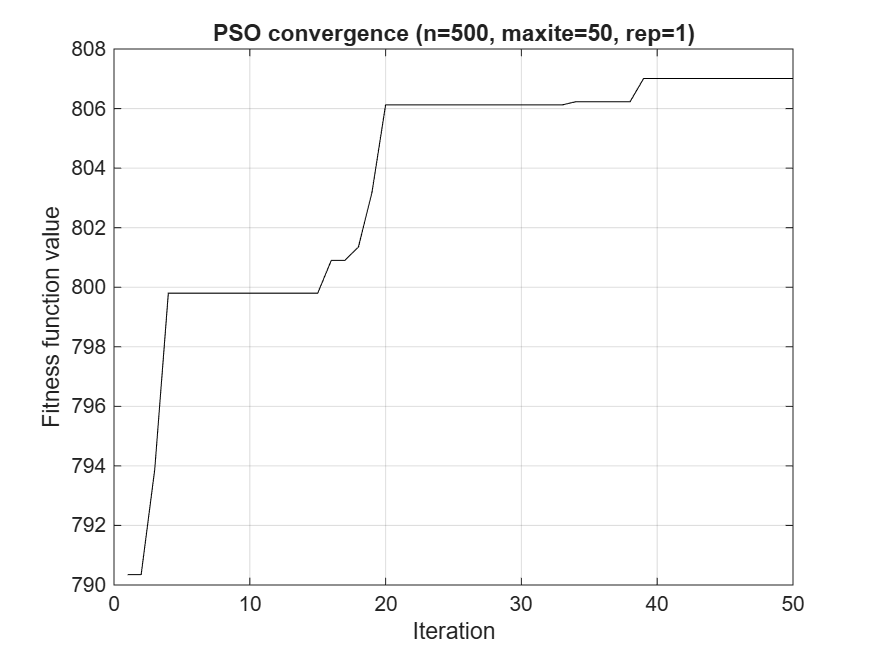
#> input picture Experiments/bpso_grid_repeats_results/convergence_n500_maxite50_rep1.png, 876 x 657 px
$ python recover_bestfun_from_convergence.py
#> lines starting #> are read from the running program, lines starting #| are printed output that depends on the picture; after the words box and inside, x2 and y2 are one past the last pixel; in counts of white or black regions, pixels touching at a corner belong together
#!/usr/bin/env python3
"""
Recover the (rough) final bestfun of old BPSO runs directly from the saved
convergence PNGs, without re-running the optimisation.

WHY THIS EXISTS
---------------
The old grid-repeat runs were produced *before* the feed-pixel bug was fixed.
In those runs the fitness stored in bpso_grid_results.csv (`bestfun`) was
re-evaluated from `gbest` WITHOUT forcing the feed pixels (6:7,1)=1, so some
rows are badly under-reported (e.g. 654 or 755 instead of ~806-808).

The convergence curve that was plotted (`ffmin`) was tracked *inside* the loop
WITH the feed override, so its LAST point is the value the optimiser actually
achieved. That curve was only ever saved as a PNG (never numerically), so this
script digitises the PNG to recover that final value.

The convergence curve is monotonic non-decreasing (best-so-far), so its final
value == its highest point == the topmost pixel of the plotted line.

HOW CALIBRATION WORKS
---------------------
MATLAB auto-scales the y-axis per figure, so we need each plot's y-limits.
They are listed in YLIM_MAP below (read off the plots once). The axis box edges
are detected automatically (outermost full-width lines) and mapped linearly to
[ymin, ymax]; the curve's highest pixel is then converted to a fitness value.

DEPENDENCIES: numpy + Pillow only (no OCR, no pandas).
USAGE:        python3 recover_bestfun_from_convergence.py
OUTPUT:       recovered_bestfun.csv written inside each results folder,
              plus a stored-vs-recovered comparison printed to the console.
"""

import os
import re
import csv
import glob
import zipfile
import xml.etree.ElementTree as ET

import numpy as np
from PIL import Image

# ---------------------------------------------------------------------------
# Per-plot y-axis limits (ymin, ymax), keyed by PNG file name.
# Read directly off each convergence figure. If you add new plots, add their
# limits here; any plot missing from this map is skipped with a warning.
# ---------------------------------------------------------------------------
YLIM_MAP = {
    # bpso_grid_repeats_results (n=500, maxite=50)
    "convergence_n500_maxite50_rep1.png":  (790, 808),
    "convergence_n500_maxite50_rep2.png":  (786, 806),
    "convergence_n500_maxite50_rep3.png":  (770, 810),
    "convergence_n500_maxite50_rep4.png":  (790, 808),
    "convergence_n500_maxite50_rep5.png":  (798, 808),
    "convergence_n500_maxite50_rep6.png":  (785, 810),
    "convergence_n500_maxite50_rep7.png":  (799, 808),
    "convergence_n500_maxite50_rep8.png":  (788, 808),
    "convergence_n500_maxite50_rep9.png":  (792, 808),
    "convergence_n500_maxite50_rep10.png": (792, 804),
    # bpso_grid_repeats_large_results
    "convergence_n1000_maxite100_rep1.png": (792, 810),
    "convergence_n1000_maxite100_rep2.png": (796, 810),
    "convergence_n1000_maxite100_rep3.png": (785, 810),
    "convergence_n2000_maxite50_rep1.png":  (798, 810),
    "convergence_n2000_maxite50_rep2.png":  (792, 810),
    "convergence_n2000_maxite50_rep3.png":  (794, 808),
    # warm-start-experiment/bpso_grid_repeats_good_results (n=1000, maxite=50)
    "convergence_n1000_maxite50_rep1.png":  (792, 808),
    "convergence_n1000_maxite50_rep2.png":  (797, 807),
    "convergence_n1000_maxite50_rep3.png":  (785, 810),
    "convergence_n1000_maxite50_rep4.png":  (780, 810),
    "convergence_n1000_maxite50_rep5.png":  (785, 810),
    "convergence_n1000_maxite50_rep6.png":  (785, 810),
    "convergence_n1000_maxite50_rep7.png":  (800, 808),
    "convergence_n1000_maxite50_rep8.png":  (796, 808),
    "convergence_n1000_maxite50_rep9.png":  (794, 808),
    "convergence_n1000_maxite50_rep10.png": (794, 808),
}

# Results folders to process (relative to this script). Each entry is
# (folder_path, stored_results_filename); the stored file may be a plain CSV or
# an xlsx-with-.csv-extension and is used only for the stored-vs-recovered
# comparison (set to None if there is no stored file).
FOLDERS = [
    ("bpso_grid_repeats_results", "bpso_grid_results.csv"),
    ("bpso_grid_repeats_large_results", "bpso_grid_results.csv"),
    ("warm-start-experiment/bpso_grid_repeats_good_results", "bpso_grid_results_1000.csv"),
]

# Flag a stored value as "likely corrupted by the feed-pixel bug" if it differs
# from the recovered value by more than this many fitness points.
CORRUPTION_TOL = 1.0


def _cluster(positions, gap=4):
    """Group nearby pixel indices and return the mean of each group."""
    if not positions:
        return []
    positions = sorted(positions)
    groups, current = [], [positions[0]]
    for p in positions[1:]:
        if p - current[-1] <= gap:
            current.append(p)
        else:
            groups.append(float(np.mean(current)))
            current = [p]
    groups.append(float(np.mean(current)))
    return groups


def recover_final_bestfun(png_path, ymin, ymax):
    """Digitise the final (highest) point of a monotonic convergence curve.

    Returns (value, diagnostics_dict).
    """
    img = np.asarray(Image.open(png_path).convert("RGB"))
    H, W, _ = img.shape
    r = img[..., 0].astype(int)
    g = img[..., 1].astype(int)
    b = img[..., 2].astype(int)
    bright = (r + g + b) / 3.0

    # Axis box + gridlines are near-gray, full-span lines. Outermost horizontal
    # ones = top/bottom axis edges; outermost vertical ones = left/right edges.
    grayish = (bright < 232) & (abs(r - g) < 18) & (abs(g - b) < 18)
    h_lines = _cluster(list(np.where(grayish.sum(1) > 0.6 * W)[0]))
    v_lines = _cluster(list(np.where(grayish.sum(0) > 0.6 * H)[0]))
    if len(h_lines) < 2 or len(v_lines) < 2:
        raise RuntimeError(f"could not detect axis box in {os.path.basename(png_path)}")
    top, bot = h_lines[0], h_lines[-1]
    left, right = v_lines[0], v_lines[-1]

    # The plotted curve ('-k') is a thin dark line (darker than the gray grid,
    # lighter-cored than the very dark axis-tick corners). Restrict to the plot
    # interior and drop a few px near the right edge (tick/gridline artifacts).
    curve = bright < 140
    L = int(round(left)) + 3
    R = int(round(right)) - 8
    T = int(round(top)) + 3
    B = int(round(bot)) - 3
    mask = np.zeros_like(curve)
    mask[T:B, L:R] = True
    curve &= mask

    # Look only in the rightmost 15% of the plot (the converged plateau) and
    # take the highest pixel there = final best-so-far value.
    x_right = int(R - 0.15 * (R - L))
    region = curve.copy()
    region[:, :x_right] = False
    ys = np.where(region.any(1))[0]
    if ys.size == 0:  # fallback: use whole interior
        ys = np.where(curve.any(1))[0]
        if ys.size == 0:
            raise RuntimeError(f"could not detect curve in {os.path.basename(png_path)}")
    y_final = ys.min()

    value = ymax - (y_final - top) / (bot - top) * (ymax - ymin)
    diag = dict(top=round(top, 1), bot=round(bot, 1), left=round(left, 1),
                right=round(right, 1), y_final=int(y_final))
    return float(value), diag


def parse_run(fname):
    """Extract (n, maxite, repeat_id) from convergence_nXXX_maxiteYY_repZZ.png."""
    m = re.search(r"n(\d+)_maxite(\d+)_rep(\d+)", fname)
    if not m:
        return None, None, None
    return int(m.group(1)), int(m.group(2)), int(m.group(3))


def _read_xlsx(path):
    """Minimal, dependency-free reader for an xlsx file (first worksheet)."""
    ns = "{http://schemas.openxmlformats.org/spreadsheetml/2006/main}"
    z = zipfile.ZipFile(path)
    shared = []
    if "xl/sharedStrings.xml" in z.namelist():
        root = ET.fromstring(z.read("xl/sharedStrings.xml"))
        for si in root.findall(f"{ns}si"):
            shared.append("".join(t.text or "" for t in si.iter(f"{ns}t")))
    sheet = sorted(n for n in z.namelist()
                   if re.match(r"xl/worksheets/sheet\d+\.xml", n))[0]
    root = ET.fromstring(z.read(sheet))
    rows = []
    for row in root.iter(f"{ns}row"):
        vals = []
        for c in row.findall(f"{ns}c"):
            v = c.find(f"{ns}v")
            x = "" if v is None else v.text
            if c.get("t") == "s":
                x = shared[int(x)]
            vals.append(x)
        rows.append(vals)
    return rows


def load_stored_bestfun(path):
    """Return {(n, maxite, repeat_id): stored_bestfun} from a CSV or xlsx file."""
    if not os.path.isfile(path):
        return {}
    with open(path, "rb") as fh:
        is_xlsx = fh.read(2) == b"PK"
    if is_xlsx:
        rows = _read_xlsx(path)
    else:
        with open(path, newline="") as fh:
            rows = list(csv.reader(fh))
    if not rows:
        return {}
    header = [h.strip() for h in rows[0]]
    idx = {name: header.index(name) for name in header}
    out = {}
    for row in rows[1:]:
        if not row or len(row) < len(header):
            continue
        try:
            key = (int(float(row[idx["n"]])),
                   int(float(row[idx["maxite"]])),
                   int(float(row[idx["repeat_id"]])))
            out[key] = float(row[idx["bestfun"]])
        except (ValueError, KeyError):
            continue
    return out


def process_folder(base_dir, folder, stored_name):
    folder_path = os.path.join(base_dir, folder)
    if not os.path.isdir(folder_path):
        print(f"[skip] folder not found: {folder_path}")
        return

    pngs = sorted(glob.glob(os.path.join(folder_path, "convergence_*.png")))
    if not pngs:
        print(f"[skip] no convergence PNGs in {folder}")
        return

    stored = {} if not stored_name else \
        load_stored_bestfun(os.path.join(folder_path, stored_name))

    print(f"\n=== {folder} ===")
    header = f"{'file':<38}{'n':>6}{'maxite':>8}{'rep':>5}" \
             f"{'stored':>11}{'recovered':>11}{'delta':>9}  flag"
    print(header)
    print("-" * len(header))

    out_rows = []
    for png in pngs:
        fname = os.path.basename(png)
        if fname not in YLIM_MAP:
            print(f"{fname:<38}  [no YLIM entry - add (ymin,ymax) to YLIM_MAP to include]")
            continue
        ymin, ymax = YLIM_MAP[fname]
        try:
            value, _ = recover_final_bestfun(png, ymin, ymax)
        except RuntimeError as err:
            print(f"{fname:<38}  [ERROR] {err}")
            continue

        n, maxite, rep = parse_run(fname)
        stored_val = stored.get((n, maxite, rep))
        if stored_val is None:
            delta_str, flag, stored_str = "", "", ""
        else:
            delta = stored_val - value
            delta_str = f"{delta:+.2f}"
            stored_str = f"{stored_val:.2f}"
            flag = "CORRUPTED" if abs(delta) > CORRUPTION_TOL else "ok"

        print(f"{fname:<38}{str(n):>6}{str(maxite):>8}{str(rep):>5}"
              f"{stored_str:>11}{value:>11.2f}{delta_str:>9}  {flag}")

        out_rows.append({
            "file": fname, "n": n, "maxite": maxite, "repeat_id": rep,
            "ymin": ymin, "ymax": ymax,
            "stored_bestfun": "" if stored_val is None else round(stored_val, 4),
            "recovered_final_bestfun": round(value, 4),
            "delta_stored_minus_recovered": "" if stored_val is None else round(stored_val - value, 4),
            "likely_corrupted": "" if stored_val is None else int(abs(stored_val - value) > CORRUPTION_TOL),
        })

    if out_rows:
        out_csv = os.path.join(folder_path, "recovered_bestfun.csv")
        fields = ["file", "n", "maxite", "repeat_id", "ymin", "ymax",
                  "stored_bestfun", "recovered_final_bestfun",
                  "delta_stored_minus_recovered", "likely_corrupted"]
        with open(out_csv, "w", newline="") as fh:
            writer = csv.DictWriter(fh, fieldnames=fields)
            writer.writeheader()
            writer.writerows(out_rows)
        print(f"-> wrote {out_csv}  ({len(out_rows)} rows)")


def main():
    base_dir = os.path.dirname(os.path.abspath(__file__))
    for folder, stored_name in FOLDERS:
        process_folder(base_dir, folder, stored_name)
#> (reads Experiments/bpso_grid_repeats_large_results/bpso_grid_results.csv from the repository)
#> in recover_final_bestfun, img is the input picture: shape (657, 876, 3); min 0, max 255, mean 250.4
#> in recover_final_bestfun, `r = img[..., 0].astype(int)`:
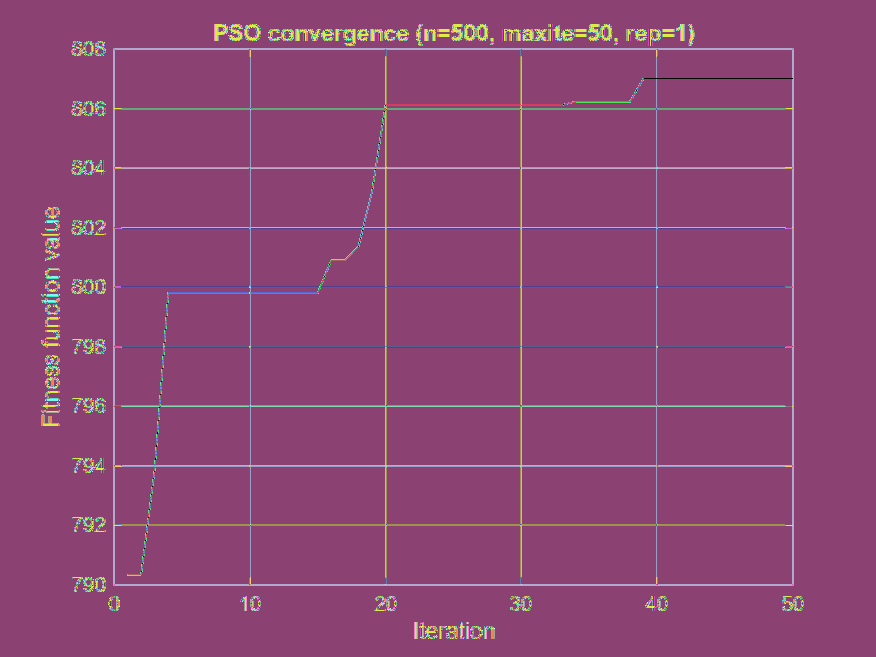
#> r: shape (657, 876) int64; 191 distinct labels, from 0 to 255; one colour per label, 0 black
#> in recover_final_bestfun, `grayish = (bright < 232) & (abs(r - g) < 18) & (abs(g - b) < 18)`:
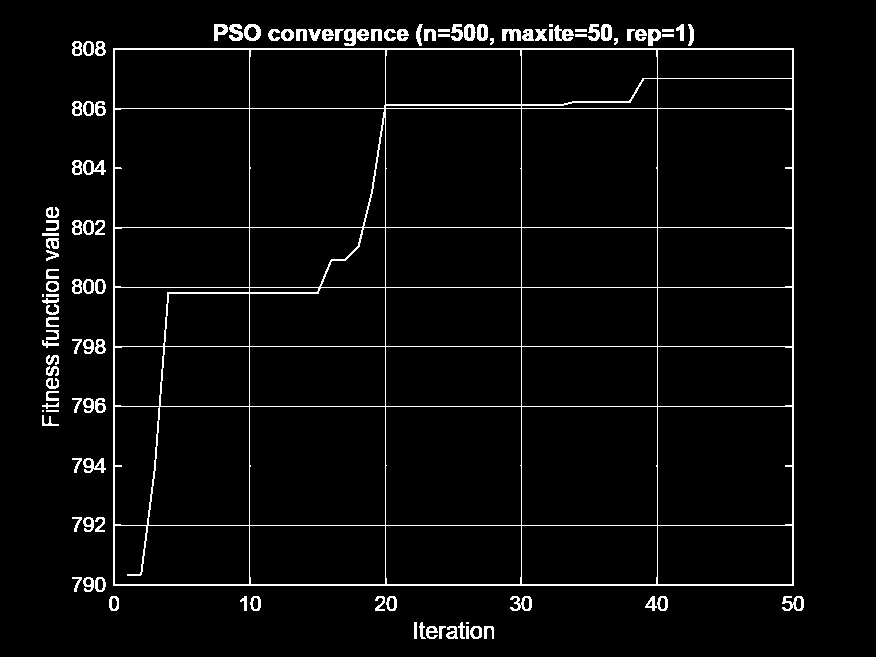
#> grayish: shape (657, 876) bool; 3.9% white in thin lines or dots, all inside (x1, y1, x2, y2) = (42, 24, 804, 639)
#> in _cluster, `positions = sorted(positions)`: positions = [48, 49, 108, 227, 287, 346, 406, 525, 584, 585]
#> in _cluster, `groups, current = [], [positions[0]]`: groups = []; current = [48]
#> the loop in _cluster, `for p in positions[1:]:` made 9 passes
#> (p, current) on passes 2 to 8: (108, [108]), (227, [227]), (287, [287]), (346, [346]), (406, [406]), (525, [525]), (584, [584])
#> p on passes 1, 9: 49, 585
#> after the loop in _cluster, `for p in positions[1:]:`: groups = [48.5, 108, 227, 287, 346, 406, 525]
#> in recover_final_bestfun, `h_lines = _cluster(list(np.where(grayish.sum(1) > 0.6 * W)[0]))`: h_lines = [48.5, 108, 227, 287, 346, 406, 525, 584.5]
#> the loop in _cluster (call 2), `for p in positions[1:]:` made 7 passes
#> (p, current) on passes 2 to 6: (249, [249]), (385, [385]), (521, [521]), (657, [657]), (792, [792])
#> p on passes 1, 7: 114, 793
#> in recover_final_bestfun, `v_lines = _cluster(list(np.where(grayish.sum(0) > 0.6 * H)[0]))`: v_lines = [113.5, 249, 385, 521, 657, 792.5]
#> in recover_final_bestfun, `top, bot = h_lines[0], h_lines[-1]`: top = 48.5; bot = 584.5
#> in recover_final_bestfun, `left, right = v_lines[0], v_lines[-1]`: left = 113.5; right = 792.5
#> in recover_final_bestfun, `curve = bright < 140`:
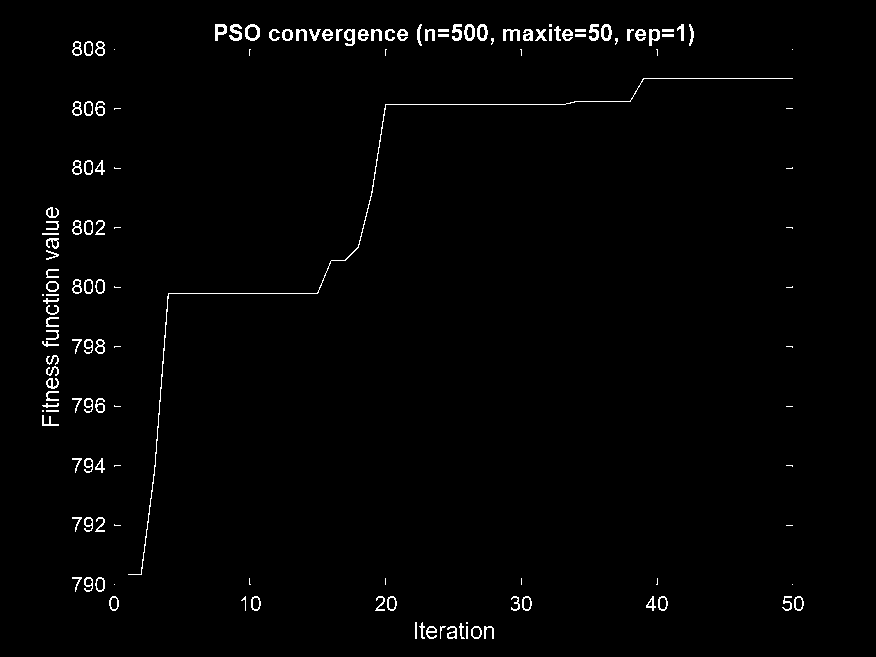
#> curve: shape (657, 876) bool; 1.4% white in thin lines or dots, all inside (x1, y1, x2, y2) = (42, 24, 804, 639)
#> in recover_final_bestfun, `L = int(round(left)) + 3`: L = 117
#> in recover_final_bestfun, `R = int(round(right)) - 8`: R = 784
#> in recover_final_bestfun, `T = int(round(top)) + 3`: T = 51
#> in recover_final_bestfun, `B = int(round(bot)) - 3`: B = 581
#> in recover_final_bestfun, `mask = np.zeros_like(curve)`: mask: shape (657, 876) bool; every value is 0
#> in recover_final_bestfun, `mask[T:B, L:R] = True`:
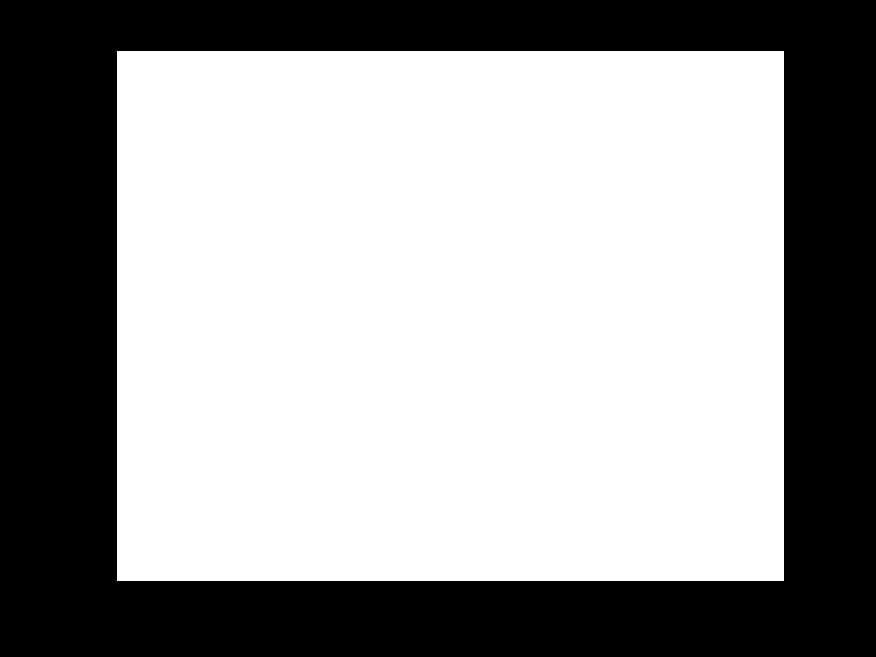
#> mask: shape (657, 876) bool; 61.4% white; 1 black region, box (x1, y1, x2, y2) and area: (0, 0, 876, 657) 222022
#> in recover_final_bestfun, `curve &= mask`:
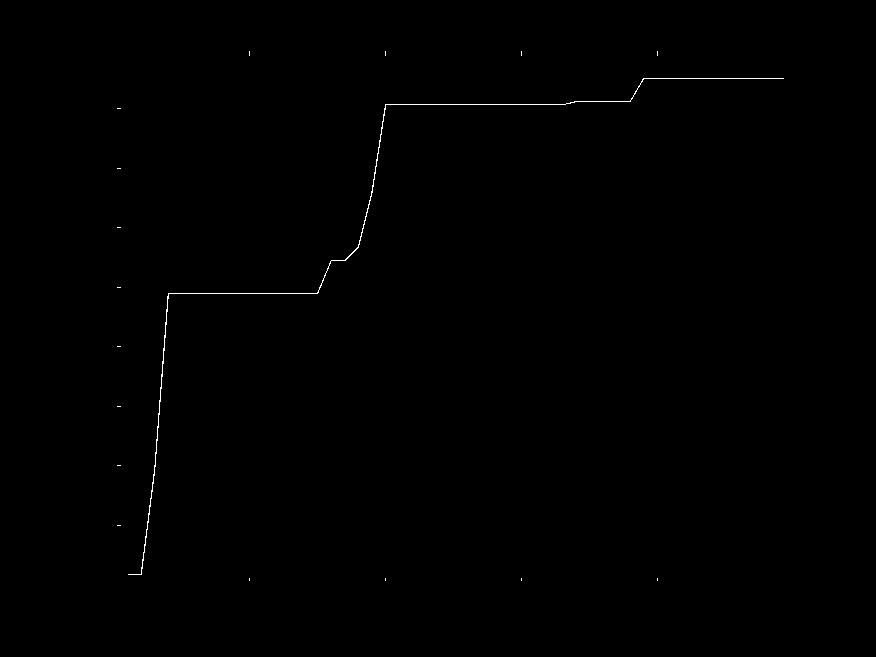
#> curve: shape (657, 876) bool; 0.22% white in thin lines or dots, all inside (x1, y1, x2, y2) = (117, 51, 784, 581)
#> in recover_final_bestfun, `x_right = int(R - 0.15 * (R - L))`: x_right = 683
#> in recover_final_bestfun, `region[:, :x_right] = False`:
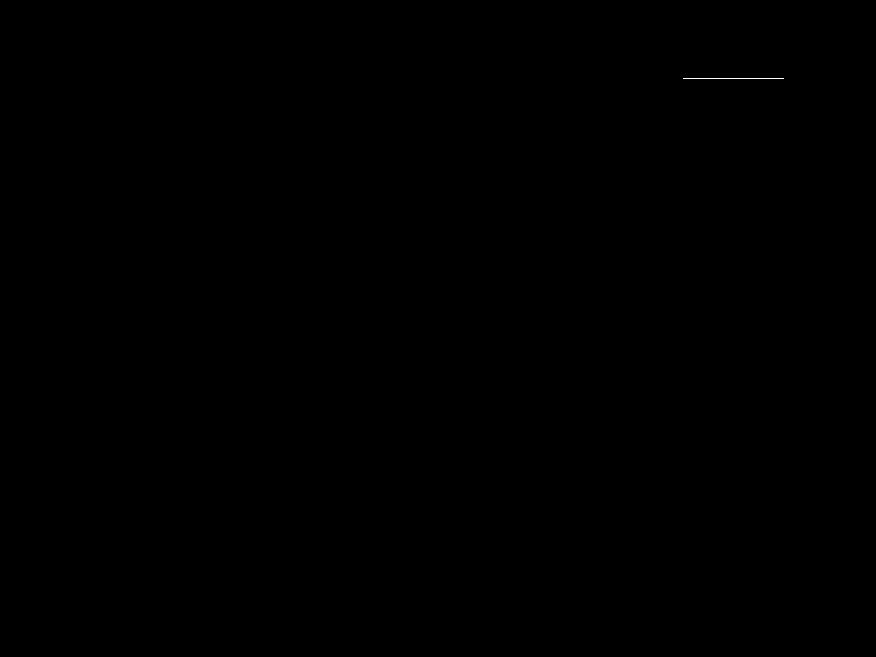
#> region: shape (657, 876) bool; 0.02% white in thin lines or dots, all inside (x1, y1, x2, y2) = (683, 78, 784, 79)
#> in recover_final_bestfun, `ys = np.where(region.any(1))[0]`: ys = [78]
#> in recover_final_bestfun, `y_final = ys.min()`: y_final = 78
#> in recover_final_bestfun, `value = ymax - (y_final - top) / (bot - top) * (ymax - ymin)`: value = 807
#> in recover_final_bestfun, `diag = dict(top=round(top, 1), bot=round(bot, 1), left=round(left, 1),..`: diag = {'top': 48.5, 'bot': 584.5, 'left': 113.5, 'right': 792.5, 'y_final': 78}
#> in process_folder, `value, _ = recover_final_bestfun(png, ymin, ymax)`: value = 807
#| convergence_n500_maxite50_rep1.png       500      50    1                807.01
    print("\nNote: recovered values are digitised from the plots and are")
    print("accurate to ~0.1 fitness points (fine for a rough correction).")


if __name__ == "__main__":
    main()
